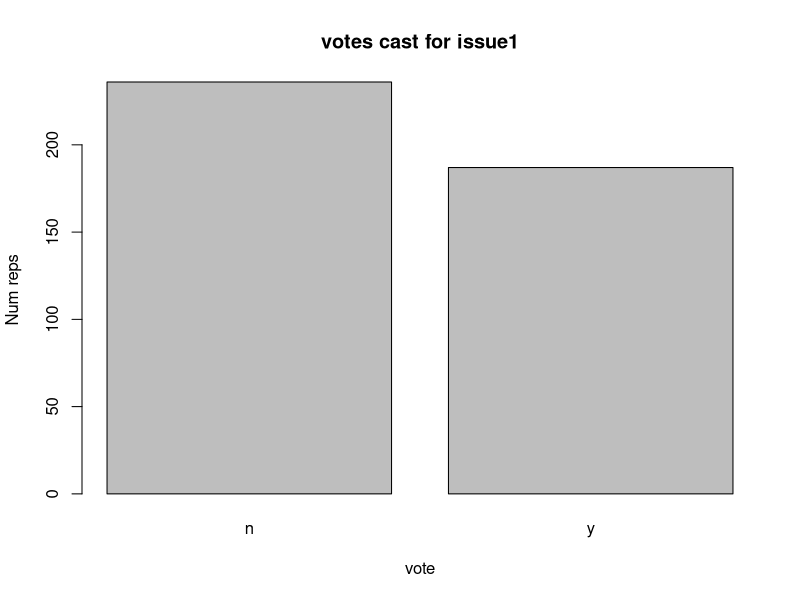
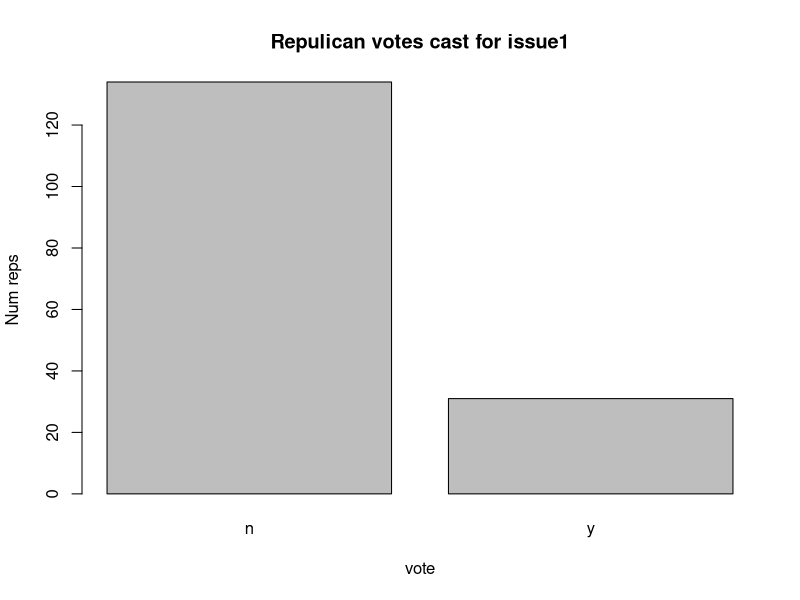
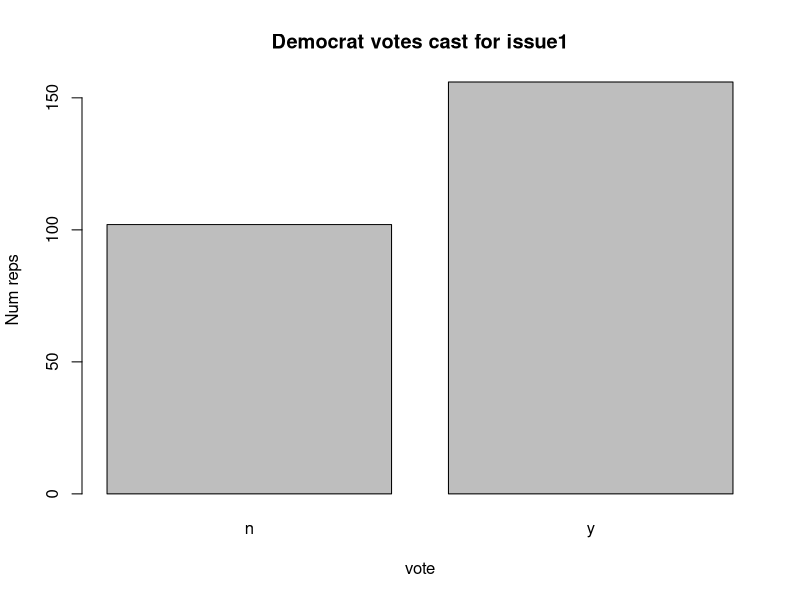

Write the R code that produced these figures, in order.
install.packages("mlbench")
library(mlbench)
data(HouseVotes84)

#barplots for specific issue
plot(as.factor(HouseVotes84[,2]))
title(main="votes cast for issue1",xlab = "vote",ylab = "Num reps")

#by party
HouseVotes84$Class
Repub <- HouseVotes84$Class=="republican"
Democrat <- HouseVotes84$Class=="democrat"
Repub
plot(as.factor(HouseVotes84[Repub,2]))
title(main="Repulican votes cast for issue1",xlab = "vote",ylab = "Num reps")
plot(as.factor(HouseVotes84[Democrat,2]))
title(main="Democrat votes cast for issue1",xlab = "vote",ylab = "Num reps")     
# we have lot of NA we are going to impute the values
# function needed for imputation 
#function to return number of NAs by vote and class(democrat or republican)
na_by_col_class <-function(col,cls){
  return(sum(is.na(HouseVotes84[,col]) & HouseVotes84$Class == cls))
}
na_by_col_class
#function to compute the conditional probability that a member of a party will cast a "yes" vote for a
# particular issue. the probability is based on all members of th eparty who 
#actually cast a vote on issue
p_y_col_class<- function(col,cls){
  sum_y<-sum(HouseVotes84[,col]=="y"& HouseVotes84$Class == cls,na.rm = TRUE)
  sum_n<-sum(HouseVotes84[,col]=="n"& HouseVotes84$Class == cls,na.rm = TRUE)
  return(sum_y/(sum_y+sum_n))
}


#check the probability of yes vote by a democrat in issue 5
p_y_col_class(5,"democrat")
#check the prob of yes vote by a republican in issue 5
p_y_col_class(5,"republican")
#check the na for both democrat and republican
na_by_col_class(2,"democrat")
na_by_col_class(2,"republican")


#impute the missing values,
#If the republican congresman didn't vote then we are allocating 'y' or 'n' based on if their 
#party voted 'y'  or 'n'
for(i in 2:ncol(HouseVotes84)){
  if(sum(is.na(HouseVotes84[,i])>0)){
    c1 <- which(is.na(HouseVotes84[,i])&HouseVotes84$Class == "democrat",arr.ind = TRUE )
    c2 <- which(is.na(HouseVotes84[,i])&HouseVotes84$Class == "repiblican",arr.ind = TRUE )
    HouseVotes84[c1,i] <-
      ifelse(runif(na_by_col_class(i,"democrat"))<p_y_col_class(i,"democrat"),"y","n")
    HouseVotes84[c2,i] <-
      ifelse(runif(na_by_col_class(i,"republican"))<p_y_col_class(i,"republican"),"y","n")
  }
}


#divide the data into test and training sets
#create new col "train" and assign 1 or 0 in 80/20 proportion via random uniform dist
HouseVotes84[,"train"] <- ifelse(runif(nrow(HouseVotes84))<0.80,1,0)
#get col number of train /test indicator column (needed later)
trainColNum <- grep("train",names(HouseVotes84))
#separate training and test sets and remove training column before modeling
trainHouseVotes84 <- HouseVotes84[HouseVotes84$train == 1 , -trainColNum]
testHouseVotes84 <- HouseVotes84[HouseVotes84$train == 0 , -trainColNum]


#load e1071 library and invoke naiveBayes method
library(e1071)
nb_model <- naiveBayes(Class~.,data = trainHouseVotes84)
#In this notation the dependent variable to be predicted appears on the left hand side of the ~ and the independent variable in right hand side
nb_model
summary(nb_model)
str(nb_model)
#lets test the model
nb_test_redict <- predict(nb_model,testHouseVotes84[,-1])
#fraction of correct predictions
mean(nb_test_redict==testHouseVotes84$Class)
#confusion matrix
table(pred=nb_test_redict ,true= testHouseVotes84$Class)
#fraction of correct predictions
mean(nb_test_redict==testHouseVotes84$Class)
### we'll create a function which takes the number of times the model should be run and the training fraction as input

#function to create run and record model results
nb_multiple_runs <- function(train_fraction,n){
  fraction_correct <- rep(NA,n)
  for(i in 1:n){
    HouseVotes84[,'train']<-ifelse(runif(nrow(HouseVotes84))<train_fraction,1,0)
    trainColNum <- grep('train',names(HouseVotes84))
    trainHouseVotes84 <- HouseVotes84[HouseVotes84$train ==1,-trainColNum]
    testHouseVotes84 <- HouseVotes84[HouseVotes84$train ==0,-trainColNum]
    nb_model <-naiveBayes(Class~.,data = trainHouseVotes84)
   fraction_correct[i] <- mean(nb_test_redict == testHouseVotes84$Class) 
  }
  return(fraction_correct)
}






